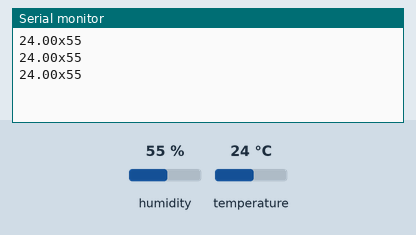
Bench run of a sketch on a simulated ESP8266 (NodeMCU). On the bench: the last lines printed to the serial monitor. The test bench sets the inputs (shaded band); at power-on: humidity 55 %, temperature 24 °C.

Above: at 2.8 s.
2.9 s: humidity set to 22 %
At 5.5 s:
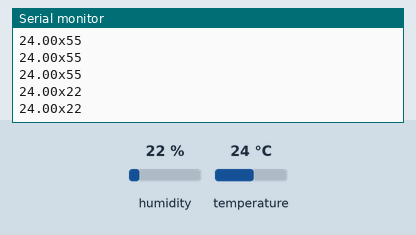
5.6 s: temperature set to 12 °C
At 6.5 s:
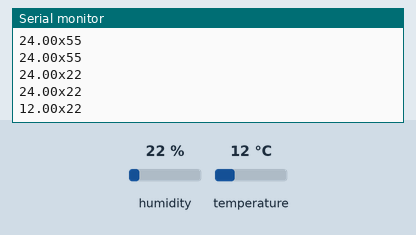
8.3 s: humidity set to 40 %
At 9.6 s:
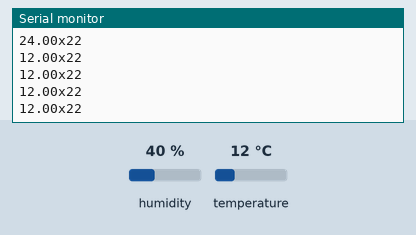
Timing chart, 0 to 11.3 s (numbered marks = the images above; inputs shaded):
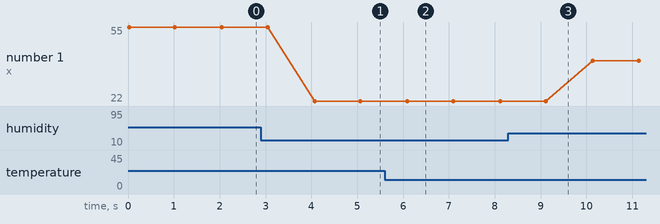

The sketch:

Temperatura_y_Humedad_NodeMCU-V3.ino
```cpp
#include <ESP8266WiFi.h>
//#include <Ticker.h>
#include <DHT.h>
//#define ledWifi D4
DHT dht(D3, DHT11);
int humedad;
float temperatura;
//String ssid = "IZZI-34CB";
//String password = "704FB80B34CB";
//Ticker tic_WifiLed;
//byte cont = 0;
//byte max_intentos = 50;
// parpadeoLedWifi(){
// byte estado = digitalRead(ledWifi);
//digitalWrite(ledWifi,!estado);
//}

void setup() {
  // Inicia Serial
  dht.begin();
//pinMode(ledWifi,OUTPUT);
  Serial.begin(115200);
  /* tic_WifiLed.attach(0.2,parpadeoLedWifi);
  // Conexión WIFI
  WiFi.begin(ssid, password);
  while (WiFi.status() != WL_CONNECTED and cont < max_intentos) { //Cuenta hasta 50 si no se puede conectar lo cancela
    cont++;
    delay(500);
    Serial.print("-");
  }
 Serial.println("");
  if (cont < max_intentos) {  //Si se conectó
      Serial.println("*********************************************");
      Serial.print("Conectado a la red WiFi: ");
      Serial.println(WiFi.SSID());
      Serial.print("IP: ");
      Serial.println(WiFi.localIP());
      Serial.print("macAdress: ");
      Serial.println(WiFi.macAddress());
      Serial.println("*********************************************");
  }
  else { //No se conectó
      Serial.println("------------------------------------");
      Serial.println("Error de conexion");
      Serial.println("------------------------------------");
  }
  tic_WifiLed.detach();
  digitalWrite(ledWifi,HIGH);
  Serial.println("*********************************************\n");
  Serial.println("Humedad y Temperatura\n");
  Serial.println("*********************************************\n");
  delay(1000);*/
}
void loop() {
  humedad= dht.readHumidity();
  temperatura= dht.readTemperature();
  //Serial.print("Humedad: ");
  Serial.print(temperatura);
  Serial.print("x");
  //Serial.print("Temperatura: ");
  Serial.println(humedad);

  delay(1000);
}
```

Measured:
- after the input at 2.9 s, the serial monitor: prints a new line after 1.2 s (image 1)
- after the input at 5.6 s, the serial monitor: prints a new line after 0.49 s (image 2)
- plotted number 1: 55 → 22 after the input at 2.9 s, 22 → 40 after the input at 8.3 s
